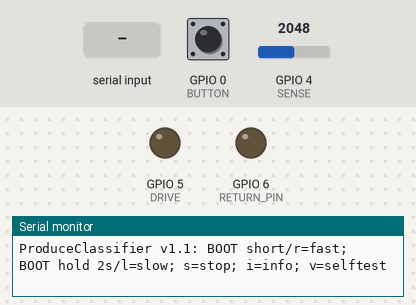
The sketch below on a simulated ESP32. Shown: output pins drawn as LEDs (lit = HIGH), the last lines printed to the serial monitor. Dashed ring = blinking. Inputs (shaded band) come from the test bench; at power-on: GPIO 0 (BUTTON) HIGH, GPIO 4 (SENSE) = 2048 (analog values on the 0–4095 scale).

Above: at 1.7 s.
1.8 s: GPIO 0 (BUTTON) pulled LOW for 0.15 s
4.9 s: GPIO 4 (SENSE) set to 0
7.9 s: "r" received over Serial
At 8.4 s:
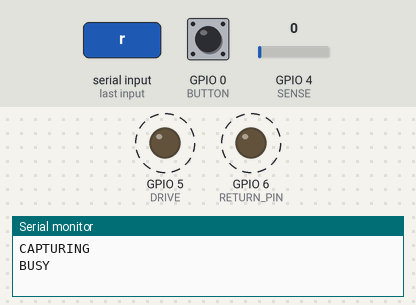
10.9 s: "l" received over Serial
12.4 s: "s" received over Serial
Timing chart, 0 to 14.9 s (numbered marks = the images above; inputs shaded):
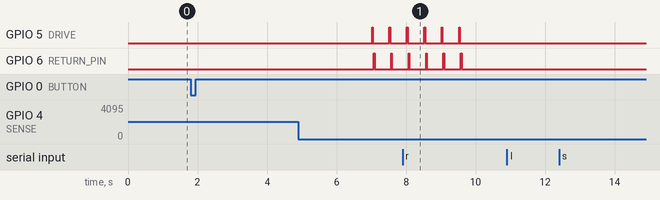

Measured:
- by itself, GPIO 5 (DRIVE), GPIO 6 (RETURN_PIN): alternates HIGH for 0.02 s and LOW for 0.48 s, 8 changes in all, then stays LOW

The sketch:

ProduceClassifier.ino
```cpp
#include <Arduino.h>
#include "model.h"
constexpr int DRIVE=5,SENSE=4,RETURN_PIN=6,BUTTON=0,RGB=48;
constexpr uint32_t OFFSETS[]={1000,5000,20000};
enum State {READY,SETTLING,CAPTURING};
State state=READY;
uint32_t started=0,nextCycle=0,buttonChanged=0,buttonPressed=0;
uint32_t settleMs=5000; int targetCycles=6; bool slowMode=false;
bool buttonRaw=true,buttonStable=true,buttonArmed=false;
int cycles=0,railCount=0;
double sums[6]={};
struct Sample {uint32_t raw,mv;};
const char* LABELS[]={"apple","potato","cucumber"};
void led(int r,int g,int b){rgbLedWrite(RGB,r,g,b);}
void idle(){digitalWrite(DRIVE,LOW);digitalWrite(RETURN_PIN,LOW);}
int classify(const float* x){
  float best=1e30f;int winner=0;
  for(int c=0;c<3;c++){
    float distance=0;
    for(int j=0;j<6;j++){float d=(x[j]-MODEL_MU[j])/MODEL_SD[j]-CENTERS[c][j];distance+=d*d;}
    if(distance<best){best=distance;winner=c;}
  }
  return winner;
}
void selfTest(){
  int passed=0;
  for(int i=0;i<TEST_COUNT;i++)if(classify(TEST_VECTORS[i])==TEST_EXPECTED[i])passed++;
  Serial.printf("SELFTEST %d/%d %s\n",passed,TEST_COUNT,passed==TEST_COUNT?"PASS":"FAIL");
}
void start(bool slow=false){
  if(state!=READY){Serial.println("BUSY");return;}
  slowMode=slow;settleMs=slow?30000:5000;targetCycles=slow?30:6;
  idle();cycles=0;railCount=0;for(int j=0;j<6;j++)sums[j]=0;
  state=SETTLING;started=millis();led(0,0,25);
  Serial.printf("START mode=%s settle_ms=%lu cycles=%d; hands off\n",slowMode?"slow":"fast",(unsigned long)settleMs,targetCycles);
}
void pulse(bool reverse,Sample* samples){
  idle();delay(30);uint32_t begin=micros();
  digitalWrite(reverse?RETURN_PIN:DRIVE,HIGH);
  for(int i=0;i<3;i++){
    while((uint32_t)(micros()-begin)<OFFSETS[i])delayMicroseconds(10);
    samples[i].raw=analogRead(SENSE);samples[i].mv=analogReadMilliVolts(SENSE);
  }
  idle();
}
void finish(){
  idle();state=READY;
  Serial.printf("TIMING mode=%s elapsed_ms=%lu cycles=%d\n",slowMode?"slow":"fast",(unsigned long)(millis()-started),cycles);
  Serial.print("FEATURES_MV");float x[6];
  for(int j=0;j<6;j++){x[j]=sums[j]/cycles;Serial.printf(",%.3f",x[j]);}Serial.println();
  if(railCount){led(25,0,25);Serial.printf("INVALID rail_samples=%d; check electrodes\n",railCount);return;}
  int c=classify(x);
  if(c==0)led(35,0,0);else if(c==1)led(30,22,0);else led(0,35,0);
  Serial.printf("RESULT %s model=three-class-v1 cycles=%d\n",LABELS[c],cycles);
}
void setup(){
  digitalWrite(DRIVE,LOW);digitalWrite(RETURN_PIN,LOW);
  pinMode(DRIVE,OUTPUT);pinMode(RETURN_PIN,OUTPUT);pinMode(SENSE,INPUT);pinMode(BUTTON,INPUT_PULLUP);
  analogReadResolution(12);analogSetPinAttenuation(SENSE,ADC_11db);
  Serial.begin(115200);led(0,0,0);delay(500);
  analogRead(SENSE);analogReadMilliVolts(SENSE);
  buttonRaw=buttonStable=digitalRead(BUTTON);
  Serial.println("ProduceClassifier v1.1: BOOT short/r=fast; BOOT hold 2s/l=slow; s=stop; i=info; v=selftest");
}
void loop(){
  while(Serial.available()){
    char c=Serial.read();
    if(c=='r')start(false);
    if(c=='l')start(true);
    if(c=='s'){idle();state=READY;led(0,0,0);Serial.println("STOPPED");}
    if(c=='i')Serial.printf("INFO ProduceClassifier v1.1; model three-class-v1; state=%d; GPIO5--10k--A+GPIO4; B--GPIO6\n",state);
    if(c=='v'&&state==READY)selfTest();
  }
  bool reading=digitalRead(BUTTON);
  if(reading!=buttonRaw){buttonRaw=reading;buttonChanged=millis();}
  if(reading!=buttonStable&&(uint32_t)(millis()-buttonChanged)>=40){
    buttonStable=reading;
    if(!reading){buttonArmed=(state==READY);buttonPressed=millis();}
    else if(buttonArmed){buttonArmed=false;start((uint32_t)(millis()-buttonPressed)>=2000);}
  }
  if(state==SETTLING&&(uint32_t)(millis()-started)>=settleMs){state=CAPTURING;nextCycle=millis();Serial.println("CAPTURING");}
  if(state==CAPTURING&&(int32_t)(millis()-nextCycle)>=0){
    Sample a[3],b[3];pulse(false,a);pulse(true,b);
    for(int j=0;j<6;j++){Sample s=j<3?a[j]:b[j-3];sums[j]+=s.mv;if(s.raw<20||s.raw>4075)railCount++;}
    cycles++;
    if(cycles==targetCycles)finish();else nextCycle=millis()+400;
  }
  delay(1);
}
```

model.h
```cpp
#pragma once
constexpr float MODEL_MU[6]={903.1166667f,937.7361111f,998.0583333f,2458.180556f,2421.177778f,2353.772222f};
constexpr float MODEL_SD[6]={455.9613815f,457.8017894f,456.9919395f,454.1891180f,454.7382707f,452.8084194f};
constexpr float CENTERS[3][6]={{1.368500401f,1.367161299f,1.368003706f,-1.370109640f,-1.367954164f,-1.369079127f},{-0.9316944021f,-0.9339255278f,-0.9310703973f,0.9674628776f,0.9711019517f,0.9655910956f},{-0.4368059988f,-0.4332357708f,-0.4369333083f,0.4026467621f,0.3968522126f,0.4034880315f}};
constexpr int TEST_COUNT=12;
constexpr float TEST_VECTORS[TEST_COUNT][6]={{1597.283333f,1637.583333f,1698.983333f,1786.916667f,1745.783333f,1677.216667f},{1456.916667f,1489.666667f,1547.466667f,1884.866667f,1852.450000f,1790.466667f},{683.5166667f,711.2333333f,763.3500000f,2658.600000f,2627.333333f,2571.566667f},{724.3833333f,767.5666667f,833.4166667f,2623.516667f,2575.950000f,2501.383333f},{572.4666667f,602.9666667f,660.9500000f,2848.733333f,2814.600000f,2748.500000f},{384.1333333f,417.4000000f,484.1833333f,2946.450000f,2910.950000f,2833.500000f},{1591.333333f,1623.266667f,1676.466667f,1742.633333f,1707.166667f,1648.133333f},{1387.133333f,1421.266667f,1484.200000f,1973.833333f,1936.466667f,1869.933333f},{404.7666667f,433.7000000f,498.4333333f,2965.900000f,2936.666667f,2861.733333f},{1507.500000f,1544.433333f,1611.166667f,1843.566667f,1805.633333f,1731.533333f},{621.0333333f,651.7333333f,704.5000000f,2726.066667f,2689.433333f,2629.366667f},{436.4666667f,466.6666667f,526.0666667f,2926.266667f,2892.966667f,2824.366667f}};
constexpr int TEST_EXPECTED[TEST_COUNT]={0,0,2,2,1,1,0,0,1,0,2,1};
```
